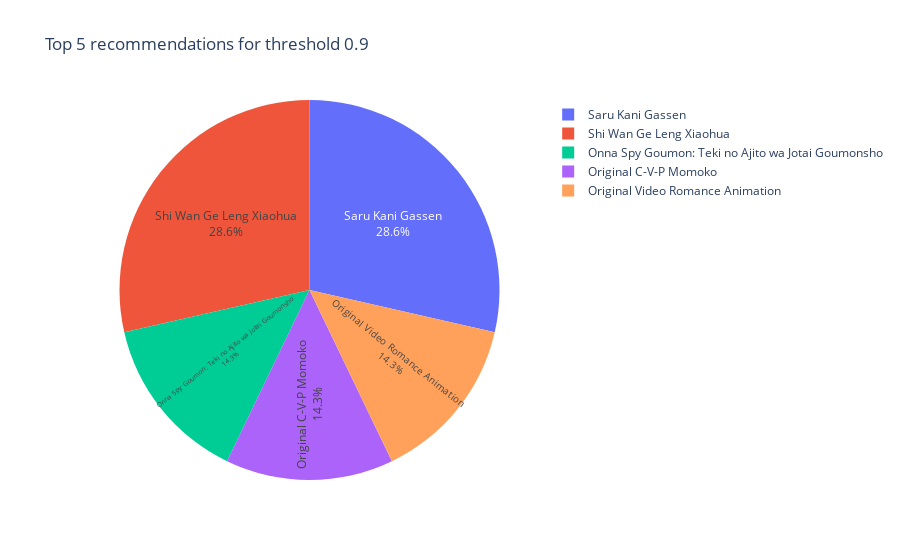

The cell this chart's notebook holds for it:
### Code cell
fig = px.pie(names=top_5_recommendations.index, values=top_5_recommendations.values,title=f'Top 5 recommendations for threshold {threshold}',labels={'names': 'Anime', 'values': 'Count'})
fig.update_traces(textposition='inside', textinfo='percent+label')
fig.show()

# Display the information for the current threshold
print(f"\nRecommendations for threshold {threshold}:")
print("Recommended anime similar to '{}':".format(target_anime))
print(df_recommendations)
print("\nNumber of recommendations:", num_recommendations)
print("\nValue counts of recommended anime:")
print(value_counts)
print("\nTop 5 recommendations:")
print(top_5_recommendations)

### Figure 1 — Plotly figure (JSON) as saved in the notebook; plotly's stock layout.template omitted (floating-point values rounded to 4 significant figures)
{"data": [{"domain": {"x": [0, 1], "y": [0, 1]}, "hovertemplate": "Anime=%{label}<br>Count=%{value}<extra></extra>", "labels": ["Saru Kani Gassen", "Shi Wan Ge Leng Xiaohua", "Onna Spy Goumon: Teki no Ajito wa Jotai Goumonsho", "Original C-V-P Momoko", "Original Video Romance Animation"], "legendgroup": "", "name": "", "showlegend": true, "textinfo": "percent+label", "textposition": "inside", "type": "pie", "values": [2, 2, 1, 1, 1]}], "layout": {"legend": {"tracegroupgap": 0}, "title": {"text": "Top 5 recommendations for threshold 0.9"}}}
